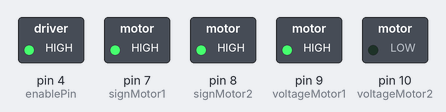
Simulated run of this sketch. Board: Arduino Uno, built with avr-gcc and run on an emulated ATmega328P. Parts: switched loads named in the sketch (green lamp = pin HIGH).

Above: at 0.1 s.
Timing chart, 0 to 1.6 s (numbered marks = the images above):
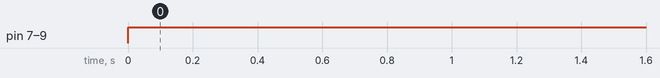

The sketch:

stepfunction.ino
```cpp
//this code is for collecting experimental data between the two motors

#define PI 3.1415926535897932384626433832795 //definition for PI constant

//Pin assignment and global variable instantiation
const int powerPin = 11; //pin for an extra Vcc = 5V
const int channelA1Pin = 2;
const int channelB1Pin = 5;
const int channelA2Pin = 3;
const int channelB2Pin = 6;

const int enablePin = 4; //Pin for enabling motor shield
const int voltageMotor1 = 9; //P in for voltage given to motor 1
const int voltageMotor2 = 10; //Pin for voltage given to motor 2 (not used)
const int signMotor1 = 7; //Pin for direction of motor 1
const int signMotor2 = 8; //Pin for direction of motor 2 (not used)
const int statusFlag = 12; //Pin for status flag


void setup() { //Sets up pins and serial monitor
  pinMode(voltageMotor1,OUTPUT);
  pinMode(voltageMotor2,OUTPUT);
  pinMode(signMotor1,OUTPUT);
  pinMode(signMotor2,OUTPUT);
  pinMode(statusFlag,INPUT); //status flag input
  pinMode(enablePin,OUTPUT); //enable flag output
  digitalWrite(enablePin,HIGH); //sets enable flag high
}

void loop() {
  digitalWrite(signMotor1,HIGH); //direction of left motor
  digitalWrite(signMotor2,HIGH); //direction of right motor
  analogWrite(voltageMotor1,255); //writes PWM counts to motor 1
  //analogWrite(voltageMotor2,255); //writes PWM counts to motor 2
}
```

Measured:
- by itself, pin 7 (signMotor1), pin 8 (signMotor2), pin 9 (voltageMotor1): LOW → HIGH at 0.00 s
